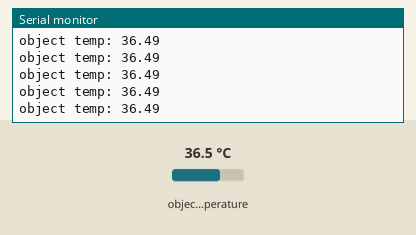
This sketch was run on a simulated Arduino Uno, built with avr-gcc and run on an emulated ATmega328P. On the bench: the last lines printed to the serial monitor. Wiring (inferred from the names in the program): MLX90614 thermometer at I2C address 0x5A. Inputs (shaded band) come from the test bench; at power-on: object temperature 36.5 °C.

Above: at 1.7 s.
1.8 s: object temperature set to 20 °C
At 2.9 s:
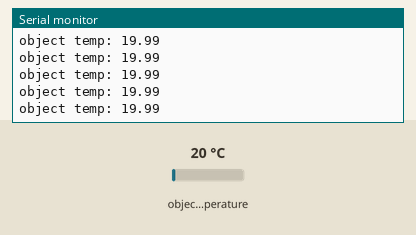
3.3 s: object temperature set to 26 °C
At 4.0 s:
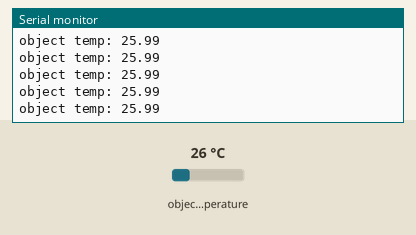
Timing chart, 0 to 6.3 s (numbered marks = the images above; inputs shaded):
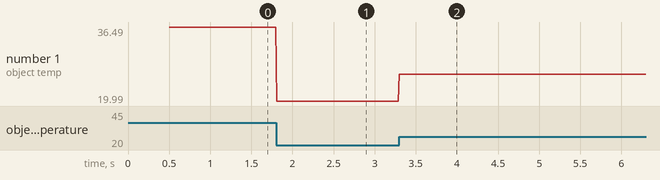

Measured:
- after the input at 1.8 s, the serial monitor: prints a new line at once (image 1)
- after the input at 3.3 s, the serial monitor: prints a new line at once (image 2)
- plotted number 1: 36.49 → 19.99 after the input at 1.8 s, 19.99 → 25.99 after the input at 3.3 s

The sketch:

i2c_test.ino
```cpp
#include "Mach30_I2C.h"

Mach30_I2C mlxTempProbe; //Represents the Mach 30 library for reading from the MLX90614 via I2C
char st1[30];

/*Sets the sketch up for use*/
void setup() {
  //Initialize the MLX90614 for use on the I2C bus
  mlxTempProbe.i2c_init();

  //PORTC = (1 << PORTC4) | (1 << PORTC5);

  //Set up serial comms
  Serial.begin(115200);

  //Use the LED pin as an output pin
  //pinMode(ledPin, OUTPUT);

  //Wait for the MAX31855 chip to stabilize
  delay(500);
}

/*Step through continuously reading the sensor values*/
void loop() {
  int objTemp; //The object temperature being measured by the MLX temp sensor
  /*long int objTemp; //The object temperature being measured by the MLX temp sensor
  int lsb, msb, pec;
  int dev = 0x5A << 1;

  mlxTempProbe.i2c_init();
  mlxTempProbe.i2c_start_wait(dev + 0);
  mlxTempProbe.i2c_write(0x06);
  mlxTempProbe.i2c_start(dev + 1);
  lsb = mlxTempProbe.i2c_readAck();
  msb = mlxTempProbe.i2c_readAck();
  pec = mlxTempProbe.i2c_readNack();
  mlxTempProbe.i2c_stop();

  objTemp = msb * 0x100 + lsb;

  objTemp = objTemp *10;
  objTemp = objTemp / 5;
  objTemp = objTemp - 27315;*/

  //Pull the temperature from the
  objTemp = mlxTempProbe.get_celcius_temp(OBJECT_TEMP);

  sprintf(st1,"object temp: %02i.%i",objTemp / 100, abs(objTemp % 100) );

  Serial.print(st1);
  Serial.println("");

  delay(10);
}
```
